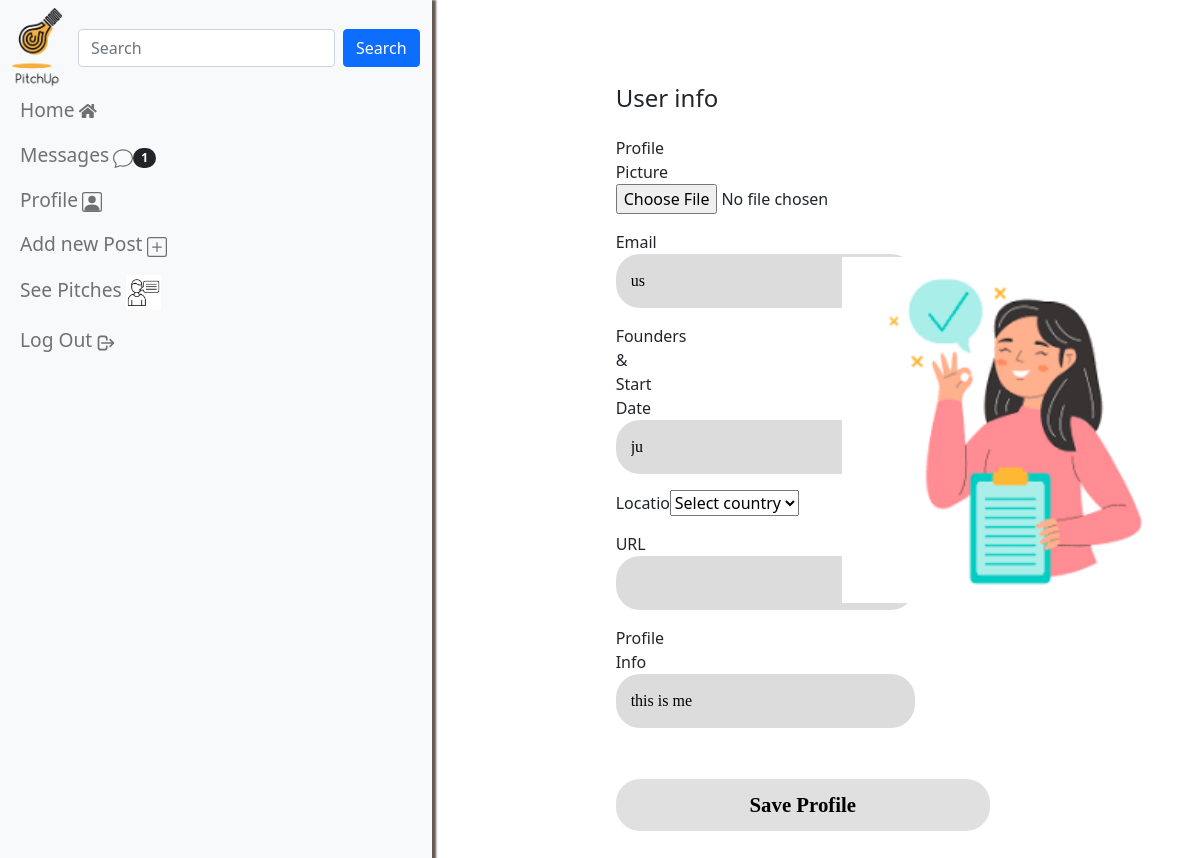
Screenshot of /profile/edit (signed in) with the database file from the repository.
### account/models.py (models this page shows, shortened)
class Profile(models.Model):
    user = models.OneToOneField(
        User, on_delete=models.CASCADE, related_name='profile')
    first_name = models.CharField(max_length=50, null=True, blank=True)
    user = models.OneToOneField(User, on_delete=models.CASCADE)
    email = models.EmailField(default='sharmaanchal2820@gmail.com')
    last_name = models.CharField(max_length=10000, null=True, blank=True)
    location = models.CharField(max_length=50, null=True, blank=True)
    url = models.CharField(max_length=80, null=True, blank=True)
    profile_info = models.TextField(max_length=150, null=True, blank=True)
    created = models.DateField(auto_now_add=True)
    favorites = models.ManyToManyField(Post)
    picture = models.ImageField(
        upload_to=user_directory_path, blank=True, null=True, verbose_name='Picture')

### account/views.py (the view)
# urls.py: path('profile/edit', views.EditProfile, name='edit-profile'),
@login_required
def EditProfile(request):
    if request.method == 'POST':
        form = forms.EditProfileForm(request.POST, request.FILES, instance=request.user.profile)
        if form.is_valid():
            profile = form.save(commit=False)
            if 'picture' in request.FILES:
                profile_picture = Image.open(profile.picture)
                if profile_picture.mode == 'RGBA':
                    profile_picture = profile_picture.convert('RGB')
                image_io = BytesIO()
                profile_picture.save(image_io, format='JPEG', quality=90)
                image_io.seek(0)
                profile.picture.save('profile.jpg', ContentFile(image_io.read()))
            profile.save()
            return redirect('profile', username=request.user.username)
    else:
        form = forms.EditProfileForm(instance=request.user.profile)
    context = {
        'form': form,
    }
    return render(request, 'edit-profile.html', context)

### account/forms.py
class EditProfileForm(forms.ModelForm):
    picture = forms.ImageField(required=False)
    first_name = forms.CharField(
        widget=forms.TextInput(), max_length=50, required=False)
    last_name = forms.CharField(
        widget=forms.TextInput(), max_length=50, required=False)
    location = forms.CharField(
        widget=forms.TextInput(), max_length=25, required=False)
    url = forms.URLField(widget=forms.TextInput(),
                         max_length=60, required=False)
    profile_info = forms.CharField(
        widget=forms.TextInput(), max_length=260, required=False)
    class Meta:
        model = Profile
        fields = ('picture', 'first_name', 'last_name',
                  'location', 'url', 'profile_info')

### pitchup/templates/edit-profile.html (shortened to what this page needs)
{% extends "base.html" %}
{% load static %}
{% block content %}
<div class="container bootstrap snippets bootdeys">
    <div class="row">
        <div class="col-xs-12 col-sm-9" style="margin-top: 8%; margin-bottom: 4%;">
            <form class="form-horizontal login-form" method="post" enctype="multipart/form-data" role="form" style="padding-left: 160px;">
                <div class="panel panel-default" style="width: 80%; ">
                    <div class="panel-heading">
                        <h4 class="panel-title my-4">User info</h4>
                    </div>
                    <div class="panel-body">
                        <div class="form-group">
                            <div class="my-3">
                                <label class="col-sm-2 control-label">Profile Picture</label>
                                    {{ form.picture}}
                            </div>
                        </div>
                    </div>
                    <div class="panel-body">
                        <div class="form-group">
                            <div class="my-3">
                                <label class="col-sm-2 control-label">Email</label>
                                    {{ form.first_name }}
                            </div>
                        </div>
                    </div>
                    <div class="panel-body">
                        <div class="form-group">
                            <div class="my-3">
                                <label class="col-sm-2 control-label">Founders & Start Date</label>
                                    {{ form.last_name}}
                            </div>
                        </div>
                    </div>
                    <div class="panel-body">
                        <div class="form-group">
                            <div class="my-3">
                                <label class="col-sm-2 control-label">Location</label>
                                    <select name="location">
                                        <option selected="">Select country</option>
                                    </select>
                            </div>
                        </div>
                        <div class="panel-body">
                            <div class="form-group">
                                <div class="my-3">
                                    <label class="col-sm-2 control-label">URL</label>
                                        {{ form.url}}
                                </div>
                            </div>
                        </div>
                        <div class="panel-body">
                            <div class="form-group">
                                <div class="my-3">
                                    <label class="col-sm-2 control-label">Profile Info</label>
                                        {{ form.profile_info}}
                                </div>
                            </div>
                        </div>
                    </div>
                </div>
                <div class="form-group">
                    <input type="submit" value="Save Profile" style="color: black;">
                </div>
            </form>
        </div>
        <div class="image-section" style="padding-left: -20px;">
            <img src="{% static 'images/editprofile.png' %}" alt="Signup Image" >
        </div>
    </div>
</div>
{% endblock content %}

### pitchup/static/css/direct.css (style rules this page uses)
:root { --body-bg: linear-gradient(135deg, #f5f7fa 0%, #c3cfe2 100%); --msger-bg: #fff; --border: 2px solid #ddd; --left-msg-bg: #ececec; --right-msg-bg: #579ffb; }

### pitchup/templates/edit-profile.html (style rules this page uses)
.login-form input[type="text"], .login-form input[type="submit"] { width: 100%; min-width: 250px; max-width: 400px; border: none; border-radius: 24px; font-size: 1rem; font-family: 'Raleway', sans-seriff; background-color: gainsboro; padding: 15px; }
.login-form input[type="submit"], input[type="button"] { background-color: #E0E0E0; width: 100%; color: white; border: none; margin-top: 35px; cursor: pointer; padding: 10px; font-family: 'Raleway', sans-seriff; font-size: 1.3rem; font-weight: bold; border-radius: 24px; transition: 0.25s; }
.image-section { flex: 1; padding: 0px; display: flex; align-items: center; justify-content: center; margin-left: -160px; }
.image-section img { width: 130%; height: auto; }

### rows the page displays
Profile: first_name "us", last_name "ju", profile_info "this is me"
